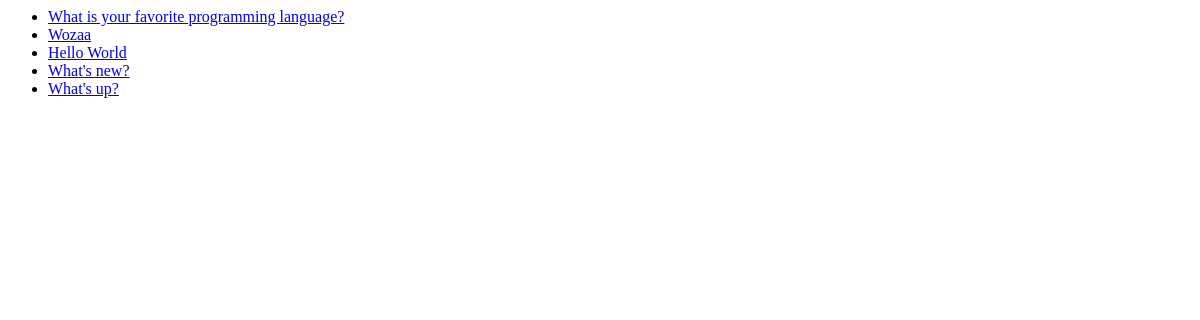
Before: / with the older database file.
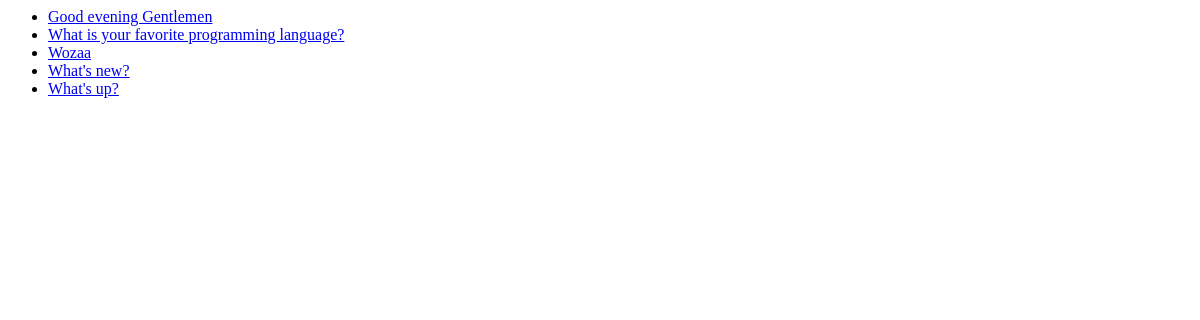
After: the same page with the newer database file.
### polls/models.py (models this page shows, shortened)
class Question(models.Model):
    question_text = models.CharField(max_length=200)
    pub_date = models.DateTimeField("date published")

### polls/views.py (the view)
# urls.py: path("", views.IndexView.as_view(), name="index"),
class IndexView(generic.ListView):
    template_name = "polls/index.html"
    context_object_name = "latest_question_list"
    def get_queryset(self):
        return Question.objects.order_by("-pub_date")[:5]

### polls/templates/polls/index.html
{% if latest_question_list %}
    <ul>
        {% for question in latest_question_list %}
        <li><a href="{% url 'polls:detail' question.id %}">{{ question.question_text }}</a></li>        {% endfor %}
    </ul>
{% else %}
    <p>No polls are available</p>
{% endif %}

Changed rows visible on the page:
removed Question: question_text "Hello World"
added Question: question_text "Good evening Gentlemen"
